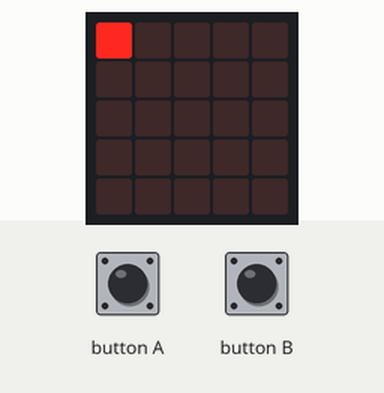
This program was run on a simulated BBC micro:bit running MicroPython. Parts: the board's 5×5 LED display. Inputs (shaded band) come from the test bench.

Above: at 1.2 s.
1.3 s: button A pressed for 0.15 s
At 2.1 s:
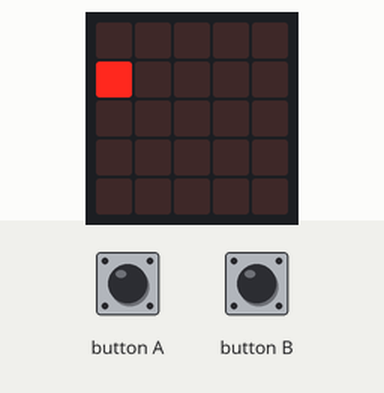
2.9 s: button B pressed for 0.15 s
At 3.3 s:
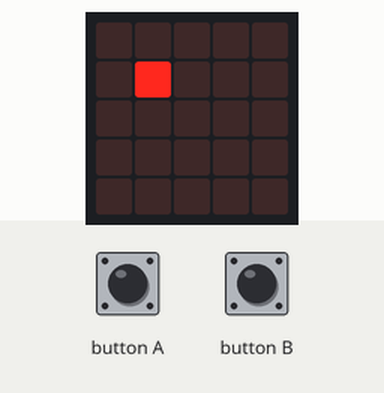
4.5 s: button A pressed for 1 s
At 5.7 s:
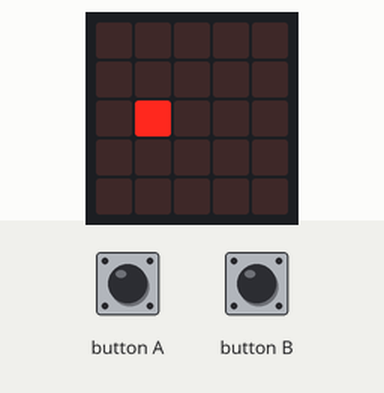
7.0 s: button B pressed for 1 s
At 7.6 s:
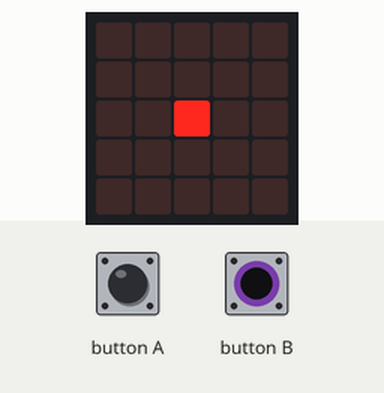
9.5 s: button A pressed for 0.15 s
At 10.7 s:
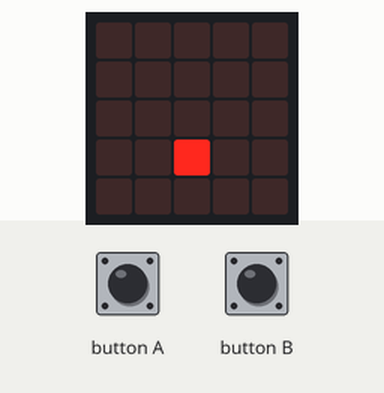
11.1 s: button B pressed for 0.15 s
At 11.9 s:
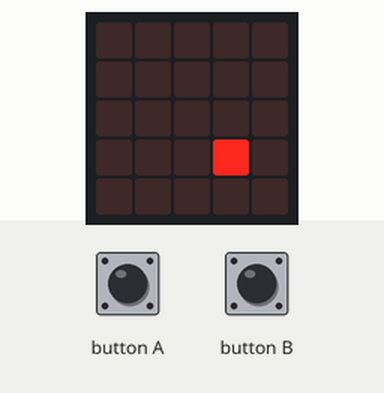
Timing chart, 0 to 13.7 s (numbered marks = the images above; inputs shaded):
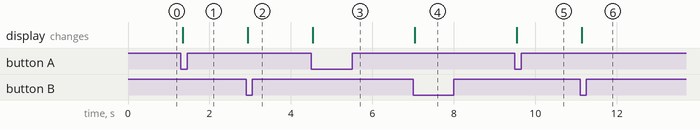

Measured:
- after the input at 1.3 s, the display: changes at once (image 1)
- after the input at 2.9 s, the display: changes at once (image 2)
- after the input at 4.5 s, the display: changes at once (image 3)
- after the input at 7.0 s, the display: changes at once (image 4)
- after the input at 9.5 s, the display: changes at once (image 5)
- after the input at 11.1 s, the display: changes at once (image 6)

The program:

button_test.py
```python
# Add your Python code here. E.g.
from microbit import *

cordinate = [0,0]
display.set_pixel(0,0,9)
pushing_a = False
pushing_b = False
while True:
    if button_a.is_pressed():
        if pushing_a is False:
            display.set_pixel(cordinate[0],cordinate[1],0) #delete pre val
            cordinate[1] += 1
            if cordinate[1] > 4:
                cordinate[1] = 0
            display.set_pixel(cordinate[0],cordinate[1],9) #set new val
        pushing_a = True
#        sleep(100)
    else:
        pushing_a = False
    if button_b.is_pressed():
        if pushing_b is False:
            display.set_pixel(cordinate[0],cordinate[1],0) #delete pre val
            cordinate[0] += 1
            if cordinate[0] > 4:
                cordinate[0] = 0
            display.set_pixel(cordinate[0],cordinate[1],9) #set new val
        pushing_b = True
#        sleep(100)
    else:
        pushing_b = False
```
